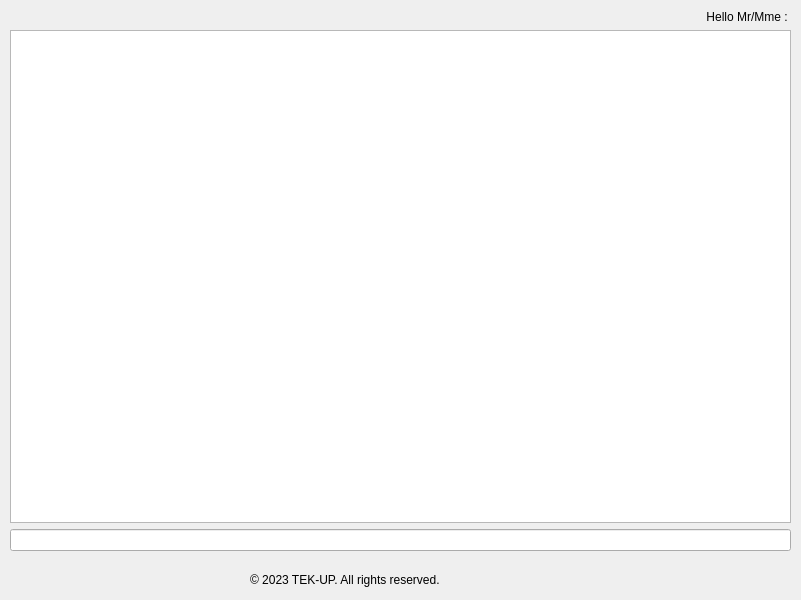
<?xml version="1.0" encoding="UTF-8"?>
<ui version="4.0">
 <class>Form</class>
 <widget class="QWidget" name="Form">
  <property name="geometry">
   <rect>
    <x>0</x>
    <y>0</y>
    <width>801</width>
    <height>600</height>
   </rect>
  </property>
  <property name="windowTitle">
   <string>Form</string>
  </property>
  <widget class="QWidget" name="verticalLayoutWidget">
   <property name="geometry">
    <rect>
     <x>10</x>
     <y>10</y>
     <width>781</width>
     <height>541</height>
    </rect>
   </property>
   <layout class="QVBoxLayout" name="verticalLayout">
    <item>
     <widget class="QLabel" name="label">
      <property name="text">
       <string>Hello Mr/Mme : </string>
      </property>
      <property name="alignment">
       <set>Qt::AlignRight|Qt::AlignTrailing|Qt::AlignVCenter</set>
      </property>
      <property name="margin">
       <number>10</number>
      </property>
     </widget>
    </item>
    <item>
     <widget class="QTextBrowser" name="textBrowser">
      <property name="html">
       <string>&lt;!DOCTYPE HTML PUBLIC &quot;-//W3C//DTD HTML 4.0//EN&quot; &quot;http://www.w3.org/TR/REC-html40/strict.dtd&quot;&gt;
&lt;html&gt;&lt;head&gt;&lt;meta name=&quot;qrichtext&quot; content=&quot;1&quot; /&gt;&lt;style type=&quot;text/css&quot;&gt;
p, li { white-space: pre-wrap; }
&lt;/style&gt;&lt;/head&gt;&lt;body style=&quot; font-family:'Ubuntu'; font-size:11pt; font-weight:400; font-style:normal;&quot;&gt;
&lt;p style=&quot;-qt-paragraph-type:empty; margin-top:0px; margin-bottom:0px; margin-left:0px; margin-right:0px; -qt-block-indent:0; text-indent:0px;&quot;&gt;&lt;br /&gt;&lt;/p&gt;&lt;/body&gt;&lt;/html&gt;</string>
      </property>
     </widget>
    </item>
    <item>
     <widget class="QLineEdit" name="lineEdit"/>
    </item>
   </layout>
  </widget>
  <widget class="QLabel" name="label_5">
   <property name="geometry">
    <rect>
     <x>250</x>
     <y>570</y>
     <width>241</width>
     <height>20</height>
    </rect>
   </property>
   <property name="text">
    <string>© 2023 TEK-UP. All rights reserved.</string>
   </property>
  </widget>
 </widget>
 <resources/>
 <connections/>
</ui>
